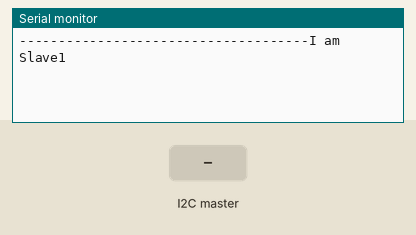
This sketch was run on a simulated Arduino Uno, built with avr-gcc and run on an emulated ATmega328P. Shown: the last lines printed to the serial monitor. The inputs (shaded band) are chosen by the test bench.

Above: at 2.2 s.
2.3 s: the I2C master sends the byte 1
At 3.5 s:
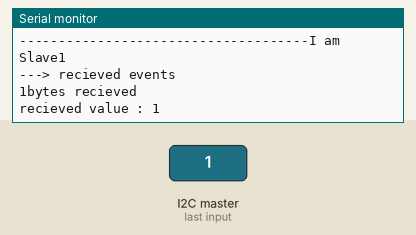
3.8 s: the I2C master sends the byte 0
At 4.9 s:
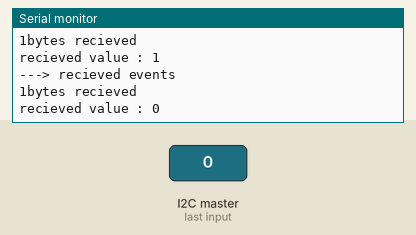

Measured:
- after the input at 2.3 s, the serial monitor: prints a new line at once (image 1)
- after the input at 3.8 s, the serial monitor: prints a new line at once (image 2)

The sketch:

sketch_feb16a.ino
```cpp
#include <Wire.h>
# define I2C_SLAVE_ADDRESS 0xD6 // 12 pour l'esclave 2 et ainsi de suite
#define PAYLOAD_SIZE 2
void setup()
{

  Wire.begin(I2C_SLAVE_ADDRESS);
  Serial.begin(9600);
  Serial.println("-------------------------------------I am Slave1");
  delay(1000);
  Wire.onRequest(requestEvents);
  Wire.onReceive(receiveEvents);
}
void loop(){
  }
byte n = 0;
void requestEvents()
{
  Serial.println(F("---> recieved request"));
  Serial.print(F("sending value : "));
  Serial.println(n);
  Wire.write(n);
  //d++;
}
void receiveEvents(int numBytes)
{
  Serial.println(F("---> recieved events"));
  n = Wire.read();
  Serial.print(numBytes);
  Serial.println(F("bytes recieved"));
  Serial.print(F("recieved value : "));
  Serial.println(n);
}
```
